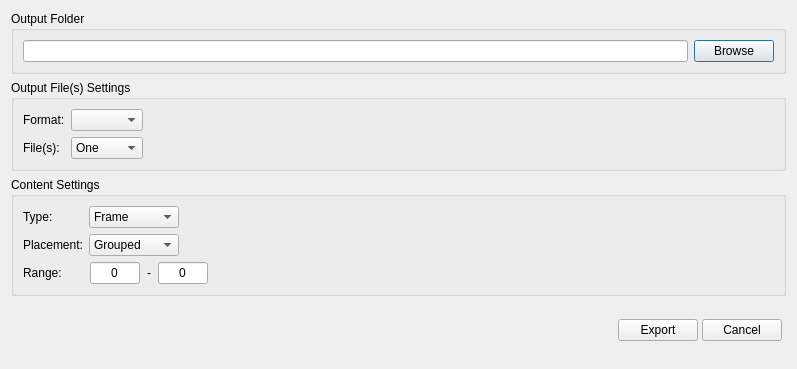
<?xml version="1.0" encoding="UTF-8"?>
<ui version="4.0">
 <class>ExportDialog</class>
 <widget class="QDialog" name="ExportDialog">
  <property name="geometry">
   <rect>
    <x>0</x>
    <y>0</y>
    <width>797</width>
    <height>369</height>
   </rect>
  </property>
  <property name="windowTitle">
   <string>Export</string>
  </property>
  <property name="modal">
   <bool>true</bool>
  </property>
  <layout class="QVBoxLayout" name="verticalLayout">
   <item>
    <widget class="QGroupBox" name="outputFolderGroupBox">
     <property name="title">
      <string>Output Folder</string>
     </property>
     <layout class="QHBoxLayout" name="horizontalLayout_0">
      <item>
       <widget class="QLineEdit" name="outputFolderEdit">
        <property name="readOnly">
         <bool>true</bool>
        </property>
       </widget>
      </item>
      <item>
       <widget class="QPushButton" name="outputFolderBrowseButton">
        <property name="text">
         <string>Browse</string>
        </property>
       </widget>
      </item>
     </layout>
    </widget>
   </item>
   <item>
    <widget class="QGroupBox" name="outputFilesGroupBox">
     <property name="title">
      <string>Output File(s) Settings</string>
     </property>
     <layout class="QGridLayout" name="gridLayout">
      <item row="0" column="0">
       <widget class="QLabel" name="outputFilesFormatLabel">
        <property name="text">
         <string>Format:</string>
        </property>
       </widget>
      </item>
      <item row="0" column="1">
       <widget class="QComboBox" name="formatComboBox"/>
      </item>
      <item row="0" column="2">
       <spacer name="horizontalSpacer1">
        <property name="orientation">
         <enum>Qt::Horizontal</enum>
        </property>
        <property name="sizeHint" stdset="0">
         <size>
          <width>0</width>
          <height>0</height>
         </size>
        </property>
       </spacer>
      </item>
      <item row="1" column="0">
       <widget class="QLabel" name="outputFilesCountLabel">
        <property name="text">
         <string>File(s):</string>
        </property>
       </widget>
      </item>
      <item row="1" column="1">
       <widget class="QComboBox" name="filesCountComboBox">
        <item>
         <property name="text">
          <string>One</string>
         </property>
        </item>
        <item>
         <property name="text">
          <string>Multi</string>
         </property>
        </item>
       </widget>
      </item>
      <item row="1" column="2">
       <spacer name="horizontalSpacer2">
        <property name="orientation">
         <enum>Qt::Horizontal</enum>
        </property>
        <property name="sizeHint" stdset="0">
         <size>
          <width>0</width>
          <height>0</height>
         </size>
        </property>
       </spacer>
      </item>
     </layout>
    </widget>
   </item>
   <item>
    <widget class="QGroupBox" name="outputContentGroupBox">
     <property name="title">
      <string>Content Settings</string>
     </property>
     <layout class="QGridLayout" name="gridLayout_2">
      <item row="0" column="0">
       <widget class="QLabel" name="outputContentTypeLabel">
        <property name="text">
         <string>Type:</string>
        </property>
       </widget>
      </item>
      <item row="0" column="1">
       <widget class="QComboBox" name="contentTypeComboBox">
        <property name="minimumSize">
         <size>
          <width>90</width>
          <height>0</height>
         </size>
        </property>
        <property name="maximumSize">
         <size>
          <width>90</width>
          <height>16777215</height>
         </size>
        </property>
        <item>
         <property name="text">
          <string>Frame</string>
         </property>
        </item>
        <item>
         <property name="text">
          <string>Tile</string>
         </property>
        </item>
        <item>
         <property name="text">
          <string>Flat MegaTile</string>
         </property>
        </item>
        <item>
         <property name="text">
          <string>2.5D MegaTile</string>
         </property>
        </item>
       </widget>
      </item>
      <item row="0" column="2">
       <spacer name="horizontalSpacer3">
        <property name="orientation">
         <enum>Qt::Horizontal</enum>
        </property>
        <property name="sizeHint" stdset="0">
         <size>
          <width>0</width>
          <height>0</height>
         </size>
        </property>
       </spacer>
      </item>
      <item row="1" column="0">
       <widget class="QLabel" name="outputContentPlacementLabel">
        <property name="text">
         <string>Placement:</string>
        </property>
       </widget>
      </item>
      <item row="1" column="1">
       <widget class="QComboBox" name="contentPlacementComboBox">
        <property name="minimumSize">
         <size>
          <width>90</width>
          <height>0</height>
         </size>
        </property>
        <property name="maximumSize">
         <size>
          <width>90</width>
          <height>16777215</height>
         </size>
        </property>
        <item>
         <property name="text">
          <string>Grouped</string>
         </property>
        </item>
        <item>
         <property name="text">
          <string>One line</string>
         </property>
        </item>
        <item>
         <property name="text">
          <string>One column</string>
         </property>
        </item>
       </widget>
      </item>
      <item row="1" column="2">
       <spacer name="horizontalSpacer4">
        <property name="orientation">
         <enum>Qt::Horizontal</enum>
        </property>
        <property name="sizeHint" stdset="0">
         <size>
          <width>0</width>
          <height>0</height>
         </size>
        </property>
       </spacer>
      </item>
      <item row="2" column="0">
       <widget class="QLabel" name="outputContentRangeLabel">
        <property name="text">
         <string>Range:</string>
        </property>
       </widget>
      </item>
      <item row="2" column="1">
       <widget class="QWidget" name="rangeFieldsWidget" native="true">
        <property name="minimumSize">
         <size>
          <width>120</width>
          <height>0</height>
         </size>
        </property>
        <property name="maximumSize">
         <size>
          <width>120</width>
          <height>16777215</height>
         </size>
        </property>
        <layout class="QHBoxLayout" name="horizontalLayout_2">
         <property name="spacing">
          <number>4</number>
         </property>
         <property name="leftMargin">
          <number>0</number>
         </property>
         <property name="topMargin">
          <number>0</number>
         </property>
         <property name="rightMargin">
          <number>0</number>
         </property>
         <property name="bottomMargin">
          <number>0</number>
         </property>
         <item>
          <widget class="QLineEdit" name="contentRangeFromEdit">
           <property name="minimumSize">
            <size>
             <width>50</width>
             <height>0</height>
            </size>
           </property>
           <property name="maximumSize">
            <size>
             <width>50</width>
             <height>16777215</height>
            </size>
           </property>
           <property name="toolTip">
            <string>From</string>
           </property>
           <property name="text">
            <string>0</string>
           </property>
           <property name="alignment">
            <set>Qt::AlignCenter</set>
           </property>
          </widget>
         </item>
         <item>
          <widget class="QLabel" name="contentRangeSepLabel">
           <property name="minimumSize">
            <size>
             <width>8</width>
             <height>0</height>
            </size>
           </property>
           <property name="maximumSize">
            <size>
             <width>8</width>
             <height>16777215</height>
            </size>
           </property>
           <property name="text">
            <string>-</string>
           </property>
           <property name="alignment">
            <set>Qt::AlignCenter</set>
           </property>
          </widget>
         </item>
         <item>
          <widget class="QLineEdit" name="contentRangeToEdit">
           <property name="minimumSize">
            <size>
             <width>50</width>
             <height>0</height>
            </size>
           </property>
           <property name="maximumSize">
            <size>
             <width>50</width>
             <height>16777215</height>
            </size>
           </property>
           <property name="toolTip">
            <string>To</string>
           </property>
           <property name="text">
            <string>0</string>
           </property>
           <property name="alignment">
            <set>Qt::AlignCenter</set>
           </property>
          </widget>
         </item>
        </layout>
       </widget>
      </item>
      <item row="2" column="2">
       <spacer name="horizontalSpacer5">
        <property name="orientation">
         <enum>Qt::Horizontal</enum>
        </property>
        <property name="sizeHint" stdset="0">
         <size>
          <width>0</width>
          <height>0</height>
         </size>
        </property>
       </spacer>
      </item>
     </layout>
    </widget>
   </item>
   <item>
    <widget class="QWidget" name="exportButtonsWidget" native="true">
     <layout class="QHBoxLayout" name="horizontalLayout_3">
      <property name="spacing">
       <number>4</number>
      </property>
      <property name="leftMargin">
       <number>4</number>
      </property>
      <property name="topMargin">
       <number>4</number>
      </property>
      <property name="rightMargin">
       <number>4</number>
      </property>
      <property name="bottomMargin">
       <number>4</number>
      </property>
      <item>
       <spacer name="horizontalSpacer6">
        <property name="orientation">
         <enum>Qt::Horizontal</enum>
        </property>
        <property name="sizeHint" stdset="0">
         <size>
          <width>0</width>
          <height>0</height>
         </size>
        </property>
       </spacer>
      </item>
      <item>
       <widget class="QPushButton" name="exportButton">
        <property name="text">
         <string>Export</string>
        </property>
       </widget>
      </item>
      <item>
       <widget class="QPushButton" name="exportCancelButton">
        <property name="text">
         <string>Cancel</string>
        </property>
       </widget>
      </item>
     </layout>
    </widget>
   </item>
  </layout>
 </widget>
 <resources/>
 <connections/>
</ui>
